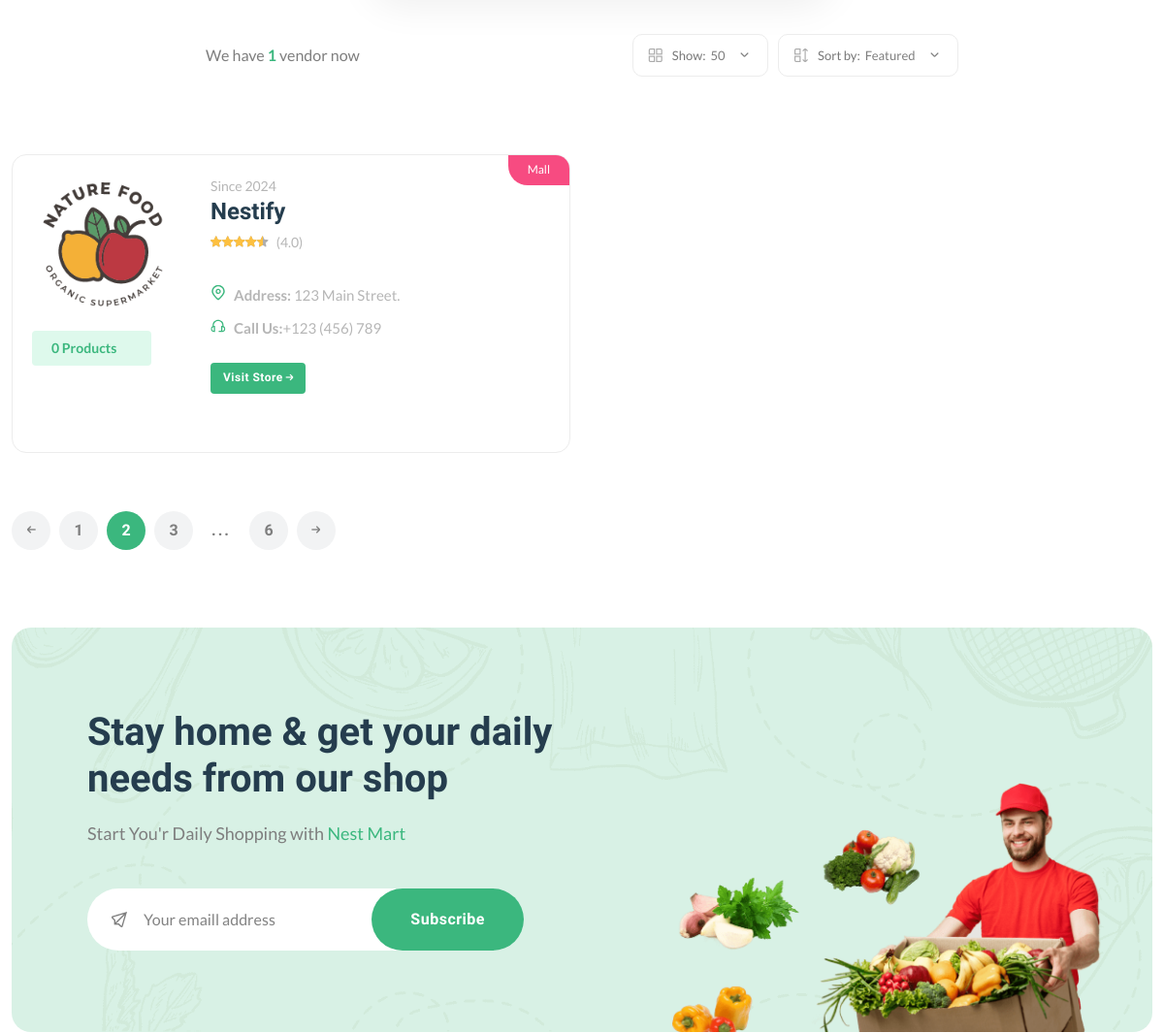
The app's page /vendors/ (middle part), older data.
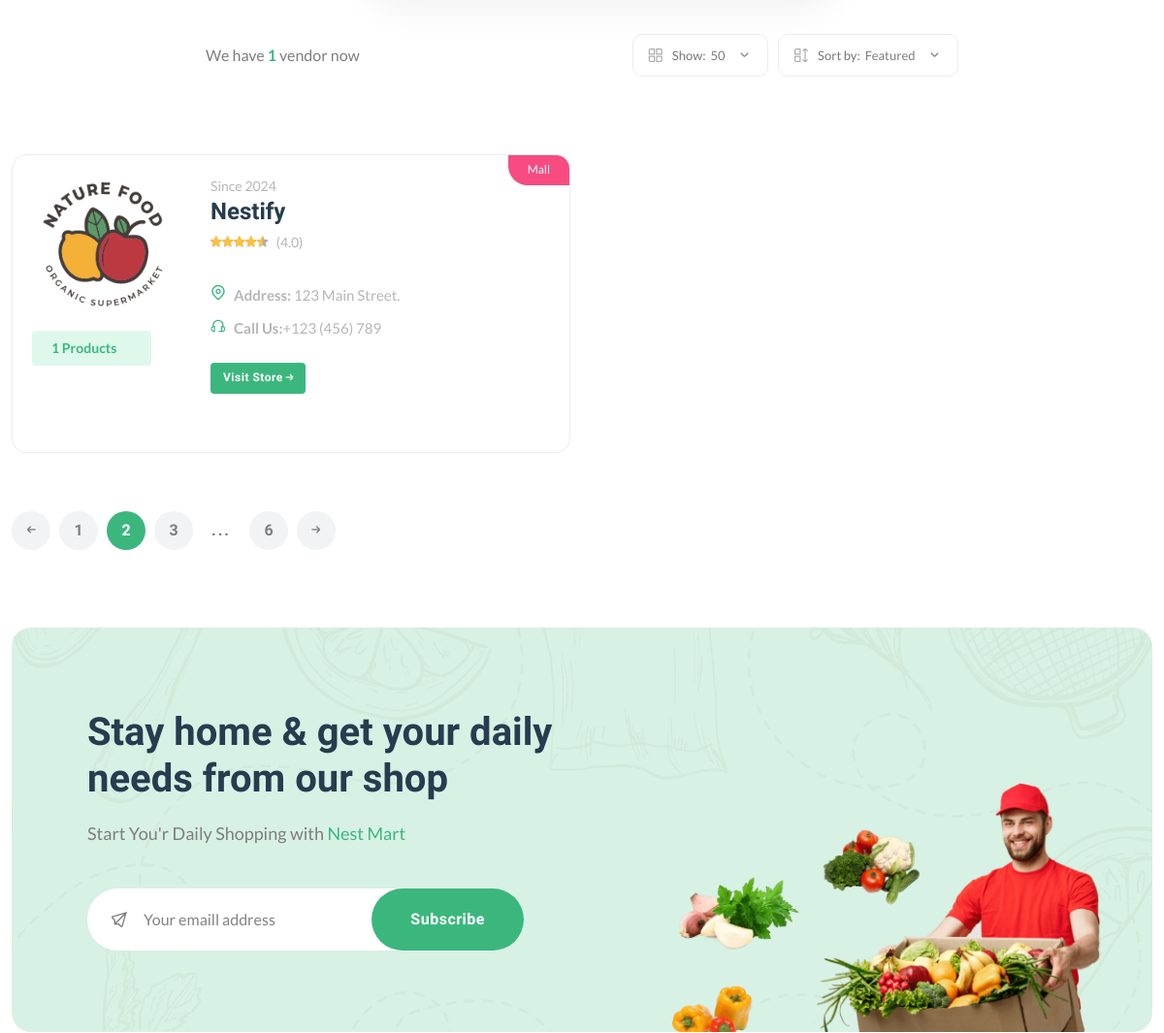
The same page, newer data.
### core/models.py (models this page shows, shortened)
class Vendor(models.Model):
    vid = ShortUUIDField(unique=True, length=10, max_length=20,
                         prefix="ven", alphabet="abcdefgh12345")
    title = models.CharField(max_length=100, default="Nestify")
    image = models.ImageField(
        upload_to=user_directory_path, default="vendor.jpg")
    cover_image = models.ImageField(
        upload_to=user_directory_path, default="vendor.jpg")
    description = models.TextField(null=True, blank=True, default="I am am Amazing Vendor")
    address = models.CharField(max_length=100, default="123 Main Street.")
    contact = models.CharField(max_length=100, default="+123 (456) 789")
    chat_resp_time = models.CharField(max_length=100, default="100")
    shipping_on_time = models.CharField(max_length=100, default="100")
    authentic_rating = models.CharField(max_length=100, default="100")
    days_return = models.CharField(max_length=100, default="100")
    warranty_period = models.CharField(max_length=100, default="100")
    user = models.ForeignKey(User, on_delete=models.SET_NULL, null=True)
    date = models.DateTimeField(auto_now_add=True, null=True, blank=True)
    class Meta:
        verbose_name_plural = "Vendors"

### core/views.py (the view)
# urls.py: path("vendors/", vendor_list_view, name="vendor-list"),
def vendor_list_view(request):
    vendors = Vendor.objects.all()
    context = {
        "vendors": vendors,
    }
    return render(request, "core/vendors-list.html", context)

### core/context_processor.py (called while the page is built)
def default(request):
    categories = Category.objects.all()
    vendors = Vendor.objects.all()
    min_max_price = Product.objects.aggregate(Min("price"), Max("price"))
    if request.user.is_authenticated:
        try:
            wishlist = wishlist_model.objects.filter(user=request.user)
        except:
            messages.warning(request, "You need to login before accessing your wishlist.")
            wishlist = 0
    else:
        wishlist = 0
    try:
        address = Address.objects.get(user=request.user)
    except:
        address = None
    return {
        'categories':categories,
        'wishlist':wishlist,
        'address':address,
        'vendors':vendors,
        'min_max_price':min_max_price,
    }

### templates/core/vendors-list.html (shortened to what the changed rows need)
{% extends 'partials/base.html' %}
{% load static %}
{% block content %}
    <main class="main pages mb-80">
        <div class="page-content pt-50">
            <div class="container">
                <div class="row vendor-grid">
                    {% for v in vendors %}
                    <div class="col-lg-6 col-md-6 col-12 col-sm-6">
                        <div class="vendor-wrap style-2 mb-40">
                            <div class="product-badges product-badges-position product-badges-mrg">
                                <span class="hot">Mall</span>
                            </div>
                            <div class="vendor-img-action-wrap">
                                <div class="vendor-img">
                                    <a href="{% url 'core:vendor-detail' v.vid %}">
                                        <img class="default-img" src="{{v.image.url}}" alt="" />
                                    </a>
                                </div>
                                <div class="mt-10">
                                    <span class="font-small total-product">{{v.product.all.count}} Products</span>
                                </div>
                            </div>
                            <div class="vendor-content-wrap">
                                <div class="mb-30">
                                    <div class="product-category">
                                        <span class="text-muted">Since {{v.date|date:"Y"}}</span>
                                    </div>
                                    <h4 class="mb-5"><a href="{% url 'core:vendor-detail' v.vid %}">{{v.title}}</a></h4>
                                    <div class="product-rate-cover">
                                        <div class="product-rate d-inline-block">
                                            <div class="product-rating" style="width: 90%"></div>
                                        </div>
                                        <span class="font-small ml-5 text-muted"> (4.0)</span>
                                    </div>
                                    <div class="vendor-info d-flex justify-content-between align-items-end mt-30">
                                        <ul class="contact-infor text-muted">
                                            <li><img src="assets/imgs/theme/icons/icon-location.svg" alt="" /><strong>Address: </strong> <span>{{v.address}}</span></li>
                                            <li><img src="assets/imgs/theme/icons/icon-contact.svg" alt="" /><strong>Call Us:</strong><span>{{v.contact}}</span></li>
                                        </ul>
                                        <br>
                                    </div>
                                        <br>
                                        <a href="{% url 'core:vendor-detail' v.vid %}" class="btn btn-xs">Visit Store <i class="fi-rs-arrow-small-right"></i></a>
                                </div>
                            </div>
                        </div>
                    </div>
                    {% endfor %}
                </div>
            </div>
        </div>
    </main>
{% endblock content %}

Row changes from the older to the newer data that the page shows:
changed Vendor "Nestify": product.all.count "0" → "1"
